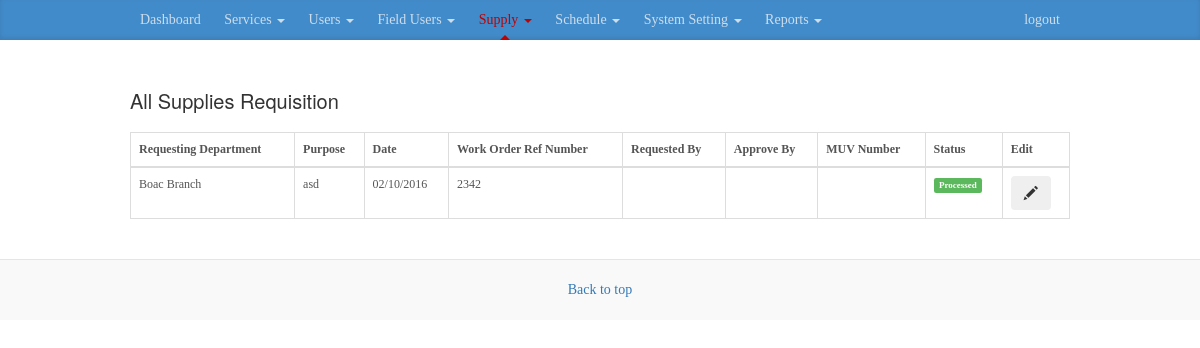
/all_requisition.php?active=supply (signed in), run on the app's committed database.
### tables this page shows
CREATE TABLE `supply` (
  `id` int(11) UNSIGNED NOT NULL,
  `requesting_dept` int(11) DEFAULT NULL,
  `purpose` varchar(255) DEFAULT NULL,
  `date` varchar(255) DEFAULT NULL,
  `work_order_ref_no` varchar(255) DEFAULT NULL,
  `requested_by` varchar(255) DEFAULT NULL,
  `approved_by` varchar(255) DEFAULT NULL,
  `muv_no` varchar(255) DEFAULT NULL,
  `approved` tinyint(4) DEFAULT NULL
);

### backend/model.php (called while the page is built, shortened)
<?php
class Model {
	protected $db;
	public function __construct(){
		$server 	= "localhost";
		$db 		= "meralco";
		$username 	= "root";
		$charset 	= "utf8";
		$password 	= "";
		$db = new PDO("mysql:host=$server;dbname=$db;charset=$charset", $username, $password);
		$this->db = $db;
		$x = $this->getAllActiveLineman();
		$this->getSetting();
	}
	public function getAllActiveLineman(){
		$records = array();
		$branch = $this->getBranchById($_SESSION['user']['branch_id']);
		$branch = $branch['municipality'];
		$stmnt   = $this->db->prepare("
				SELECT t1.id,CONCAT(t2.firstname,' ',t2.lastname) as name FROM user t1
				left join info t2 on t1.id = t2.userid
				WHERE t1.type = ?
				AND t2.municipality LIKE '%".$branch."%'
				AND t1.deleted = 0
			");
		$stmnt->execute(array("line_man"));
		while($row = $stmnt->fetch()){
			$records[] = $row;
		}
		return $records;
	}
	public function getSetting(){
		return  $this->db->query("SELECT * FROM setting LIMIT 1")->fetch();
	}
	public function getBranchById($id){
		$stmnt =  $this->db->prepare("
				SELECT *
				FROM branch
				where id = ?
				LIMIT 1
			");
		$stmnt->execute(array($id));
		return $stmnt->fetch();
	}
	public function getAllSupply($check){
		$records 	= array();
		$stmnt = null;
		if($check == true){
			$userType = $_SESSION['user']['type'];
			if($userType !="warehouse_personnel"){
              $branchId = $_SESSION['user']['branch_id'];
				$stmnt 		= $this->db->query('
					SELECT * FROM supply
					WHERE requesting_dept = "'.$branchId.'"
					');
          	} else  {
				$stmnt 		= $this->db->query('SELECT * FROM supply
					');
          	}
		} else {
			$stmnt 		= $this->db->query('SELECT * FROM supply');
		}
		while($row = $stmnt->fetch()){
			$brgy= $this->getBranchById($row['requesting_dept']);
			$row['brgy'] = $brgy['name'];
			$records[] = $row;
		}
		return $records;
	}
}

### backend/process.php (called while the page is built)
<?php
      include_once "model.php";
      $model = new Model();

### all_requisition.php (the view, shortened to what this page needs)
<!DOCTYPE html>
<html lang="en">
  <head>
    <link href="css/bootstrap.min.css" rel="stylesheet">
    <link href="css/blog.css" rel="stylesheet">
    <link rel="stylesheet" type="text/css" href="css/jquery-ui.min.css">
  </head>
  <body>
    <?php include_once "header.php"; ?>
    <div class="container">
      <div class="blog-header">
        <h1 class="blog-title">All Supplies Requisition</h1>
      </div>
      <div class="row">
        <div class="col-sm-12 blog-main">
          <table class="table table-bordered table-hover">
              <thead>
                  <tr>
                      <th>Requesting Department</th>
                      <th>Purpose</th>
                      <th>Date</th>
                      <th>Work Order Ref Number</th>
                      <th>Requested By</th>
                      <th>Approve By</th>
                      <th>MUV Number</th>
                      <th>Status</th>
                      <th>Edit</th>
                  </tr>
              </thead>
              <tbody>
                  <?php
                  $supply = $model->getAllSupply(true);
                  foreach($supply as $idx => $supply) : ?>
                      <tr>
                          <td><?= $supply['brgy']; ?></td>
                          <td><?= $supply['purpose']; ?></td>
                          <td><?= $supply['date']; ?></td>
                          <td><?= $supply['work_order_ref_no']; ?></td>
                          <td><?= $supply['requested_by']; ?></td>
                          <td><?= $supply['approved_by']; ?></td>
                          <td><?= $supply['muv_no']; ?></td>
                          <td><?=($supply['approved']==1) ? '<span class="label label-success">Processed</span>' : '<label class="label label-danger" >Pending</label>'; ?></td>
                          <td> <a href="preview_requisition.php?id=<?= $supply['id'];?>"><button class="btn"><span class="glyphicon glyphicon-pencil"></span></button> </a></td>
                      </tr>
                  <?php endforeach ?>
              </tbody>
          </table>
        </div>
      </div>
    </div>
    <footer class="blog-footer">
      <p>
        <a href="#">Back to top</a>
      </p>
    </footer>
  </body>
</html>

### css/blog.css (style rules this page uses)
body { font-family: Georgia, "Times New Roman", Times, serif; color: #555; }
h1, .h1, h2, .h2, h3, .h3, h4, .h4, h5, .h5, h6, .h6,button { margin-top: 0; font-family: "Helvetica Neue", Helvetica, Arial, sans-serif; font-weight: normal; color: #333; }
@media (min-width: 1200px) { .container { width: 970px; } }
.blog-header { padding-top: 20px; padding-bottom: 20px; }
.blog-title { margin-top: 30px; margin-bottom: 0; font-size: 20px; font-weight: normal; }
.blog-main { font-size: 18px; line-height: 1.5; }
.blog-footer { margin-top: 20px; padding: 20px 0; color: #999; text-align: center; background-color: #f9f9f9; border-top: 1px solid #e5e5e5; }
.blog-footer p:last-child { margin-bottom: 0; }
table { font-size: 12px; font-family: 'tahoma'; }
.label { background: #585454; border:0px; }
.label.label-success { background: #5cb85c; }

### data on the page
supply: brgy "Boac Branch", purpose "asd", date "02/10/2016", work_order_ref_no "2342", approved "Processed"
